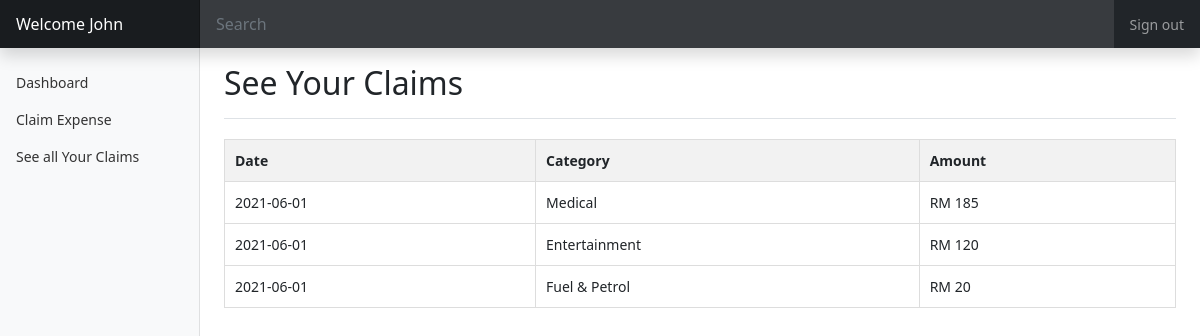
Page /user.php?module=See Your Claims&page=claims (signed in) on the earlier database version.
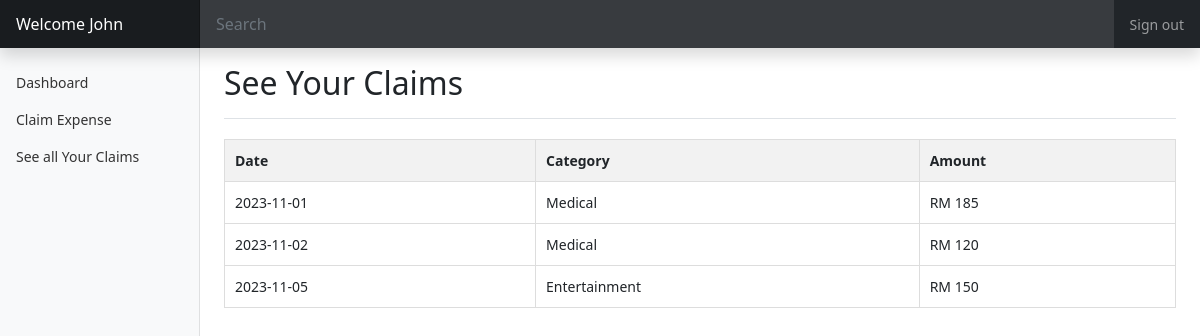
Same page on the later database version.
### tables this page shows
CREATE TABLE `chart_data` (
  `id` bigint(20) UNSIGNED NOT NULL,
  `date` date DEFAULT NULL,
  `month` int(11) DEFAULT NULL,
  `email` varchar(255) DEFAULT NULL,
  `category` varchar(255) DEFAULT NULL,
  `amount` float DEFAULT NULL
);

### include/mysql.php (called while the page is built, shortened)
<?php
class myConnection
{
    function __construct(){
        $host = "localhost";
        $user = "root";
        $pass = "";
        $db = "lightXpense";
        $conn = $this->mysqli = new mysqli($host,$user,$pass,$db);
    }
    function query($query){
		return $this->mysqli->query($query);
	}
}

### module/See Your Claims/claims.php (the view, shortened to what this page needs)
<?php
if(isset($_SESSION['email'])) {
    $email = $_SESSION['email'];
    $db = new myConnection();
    $sql = "SELECT date, category, amount FROM chart_data where email = '$email'";
    $result = $db->query($sql);
}
if ($result->num_rows > 0) {
    echo "<table><tr><th>Date</th><th>Category</th><th>Amount</th></tr>";
    while ($row = $result->fetch_assoc()) {
        echo "<tr><td>" . $row["date"] . "</td><td>" . $row["category"] . "</td><td> RM " . $row["amount"] . "</td></tr>";
    }
    echo "</table>";
} else {
    echo "0 results";
}

### user.php (shortened to what this page needs)
<?php
include("include/mysql.php");
if (!isset($_SESSION['email'])) {
    header('location: login.php');
    exit();
} else {
  $f_name = $_SESSION['name'];
}
?>
<!doctype html>
<html lang="en">
  <head>
    <link href="https://cdn.jsdelivr.net/npm/bootstrap@5.1.3/dist/css/bootstrap.min.css" rel="stylesheet">
    <link rel="stylesheet" href="css/dashboard.css">
    <link href="dashboard.css" rel="stylesheet">
  </head>
  <body>
  <header class="navbar navbar-dark sticky-top bg-dark flex-md-nowrap p-0 shadow">
  <a class="navbar-brand col-md-3 col-lg-2 me-0 px-3" href="#">Welcome <?php echo $f_name; ?></a>
  <input class="form-control form-control-dark w-100" type="text" placeholder="Search" aria-label="Search">
  <div class="navbar-nav">
    <div class="nav-item text-nowrap">
      <a class="nav-link px-3" href="signout.php">Sign out</a>
    </div>
  </div>
</header>
<div class="container-fluid">
  <div class="row">
    <nav id="sidebarMenu" class="col-md-3 col-lg-2 d-md-block bg-light sidebar collapse">
      <div class="position-sticky pt-3">
        <ul class="nav flex-column">
        <li class="nav-item">
            <a class="nav-link" aria-current="page" href="user.php?module=dashboard&page=home">
              Dashboard
            </a>
          </li>
          <li class="nav-item">
            <a class="nav-link" href="user.php?module=Claim%20Expense&page=expense">
              Claim Expense
            </a>
          </li>
          <li class="nav-item">
            <a class="nav-link" href="user.php?module=See%20Your%20Claims&page=claims">
              See all Your Claims
            </a>
          </li>
        </ul>
      </div>
    </nav>
    <main class="col-md-9 ms-sm-auto col-lg-10 px-md-4">
      <div class="d-flex justify-content-between flex-wrap flex-md-nowrap align-items-center pt-3 pb-2 mb-3 border-bottom">
      <h1 class="h2"><?php echo ucfirst ($_GET['module']);?></h1>
      </div>
    <?php
        $module = $_GET['module'];
        $page = $_GET['page'];
        if(file_exists("module/".$module."/".$page.".php")){
            include("module/$module/$page.php");
        } else {
            echo "Error 404";
        }
    ?>
    </main>
  </div>
</div>
  </body>
</html>

### css/dashboard.css (style rules this page uses)
body { font-size: 0.875rem; }
.sidebar { position: fixed; top: 0; bottom: 0; left: 0; z-index: 100; padding: 48px 0 0; box-shadow: inset -1px 0 0 rgba(0, 0, 0, 0.1); }
.sidebar .nav-link { font-weight: 500; color: #333; }
.navbar-brand { padding-top: 0.75rem; padding-bottom: 0.75rem; font-size: 1rem; background-color: rgba(0, 0, 0, 0.25); box-shadow: inset -1px 0 0 rgba(0, 0, 0, 0.25); }
.navbar .form-control { padding: 0.75rem 1rem; border-width: 0; border-radius: 0; }
.form-control-dark { color: #fff; background-color: rgba(255, 255, 255, 0.1); border-color: rgba(255, 255, 255, 0.1); }

### module/See Your Claims/claims.php (style rules this page uses)
table { border-collapse: collapse; width: 100%; margin-top: 20px; }
table, th, td { border: 1px solid #ddd; }
th, td { padding: 10px; text-align: left; }
th { background-color: #f2f2f2; }

Differences in the rows shown:
no longer on this page (row edited): chart_data: date "2021-06-01", category "Entertainment", amount "120"
no longer on this page (row edited): chart_data: date "2021-06-01", category "Fuel & Petrol", amount "20"
changed chart_data (number 1 of 3 on the later page): date "2021-06-01" → "2023-11-01"
now on this page (row edited): chart_data: date "2023-11-02", category "Medical", amount "120"
now on this page (row edited): chart_data: date "2023-11-05", category "Entertainment", amount "150"
